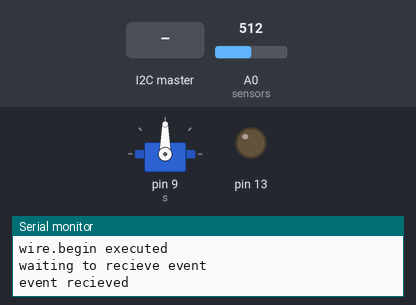
Simulated run of this sketch. Board: Arduino Uno, built with avr-gcc and run on an emulated ATmega328P. Shown: servo, output pins drawn as LEDs (lit = HIGH), the last lines printed to the serial monitor. The inputs (shaded band) are chosen by the test bench; at power-on: A0 (sensors) = 512.

Above: at 1.2 s.
1.3 s: the I2C master sends the byte 1
At 3.5 s:
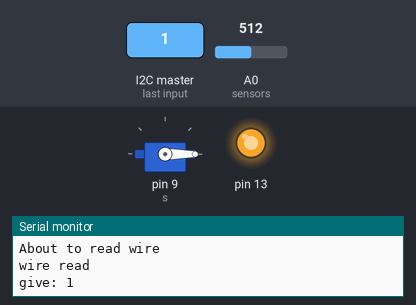
4.3 s: A0 (sensors) set to 802
7.3 s: A0 (sensors) set to 837
At 8.5 s:
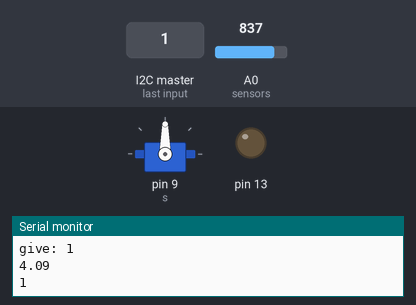
8.8 s: the I2C master sends the byte 2
At 9.6 s:
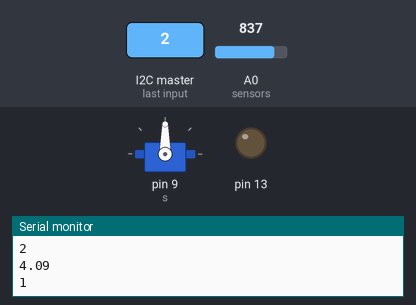
10.4 s: the I2C master sends the byte 90
At 11.6 s:
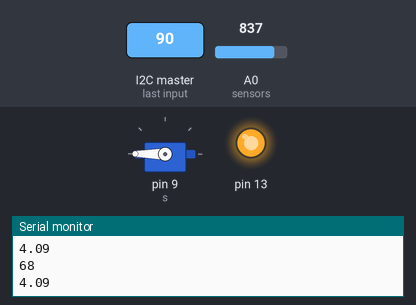
11.9 s: the I2C master sends the byte 0
At 13.0 s:
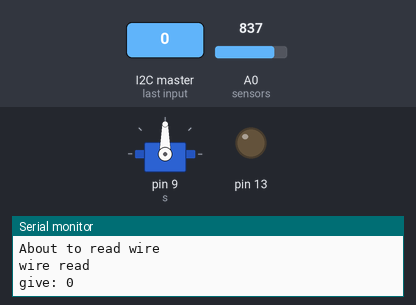
Timing chart, 0 to 14.4 s (numbered marks = the images above; inputs shaded):
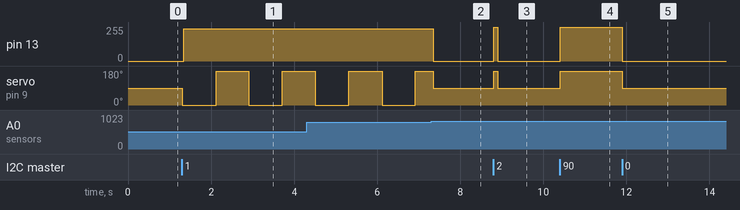

The sketch:

feederTest.ino
```cpp
#include <Servo.h>
#include <Wire.h> //for i2c (communication)library
Servo s;
int n = 0; //counter for number of motor turns
int spd = 0; //msg to start motor
int give = 0; //msg sent from master containing amount of reward
int incomingByte = 0;
int one;
int two;
int total;
unsigned long int t; // will be used to store time


void setup() {
  Serial.begin(9600); //baud rate/speed of communication
  s.attach(9);
  Serial.println(F("servo attached"));
  s.write(90);
  Serial.println(F("Set servo to 90 degrees"));
  pinMode(13, OUTPUT);
  Serial.println(F("about to execute wire.begin"));
  Wire.begin(2); //join serial bus with address 2
  Serial.println(F("wire.begin executed"));
  Serial.println(F("waiting to recieve event"));
  Wire.onReceive(receiveEvent);
  Serial.println(F("event recieved"));
}

void receiveEvent(int bytes) {
  Serial.println(bytes);
  Serial.println(F("About to read wire"));
  give = Wire.read();    // read one character from the I2C
  Serial.println(F("wire read"));
  Serial.print(F("give: "));
  Serial.println(give);
}

void loop() {
  t = millis(); //set the time
  while (give>0){
    digitalWrite(13, HIGH);
    s.write(spd); //start motor
    delay(1);
    int sensorValue = analogRead(A0); //read sensors
    float voltage= sensorValue * (5.0 / 1023.0);
    if (voltage > 4) // if beam is broken
    {
      Serial.println(voltage);
      Serial.println(give);
      give = give-1;
      delay(50);
      t = millis();
    }
    if (millis()-t>800){
      spd = abs(spd-180);
      t = millis();
    }; //when motor is stuck change direction of turning
    n = n +1;
    digitalWrite(13, LOW);
    s.write(90);
  }
}
```

Measured:
- the behaviour switches between 818 and 819 on A0 (sensors) (found by bisection; images 1 and 2)
- after the input at 1.3 s, pin 13: 0/255 → 241/255 after 0.05 s; servo on pin 9 (s): alternates 180° for 0.79 s and 0° for 0.81 s, starting at once
- after the input at 7.3 s, pin 13: 241/255 → 0/255 after 0.05 s
- after the input at 8.8 s, pin 13: 0/255 → 255/255 at once, → 0/255 0.10 s later; servo on pin 9 (s): 90° → 180° at once, → 90° 0.10 s later
- after the input at 10.4 s, pin 13: 0/255 → 255/255 at once; servo on pin 9 (s): 90° → 180° at once
- after the input at 11.9 s, pin 13: 255/255 → 0/255 at once; servo on pin 9 (s): 180° → 90° at once
